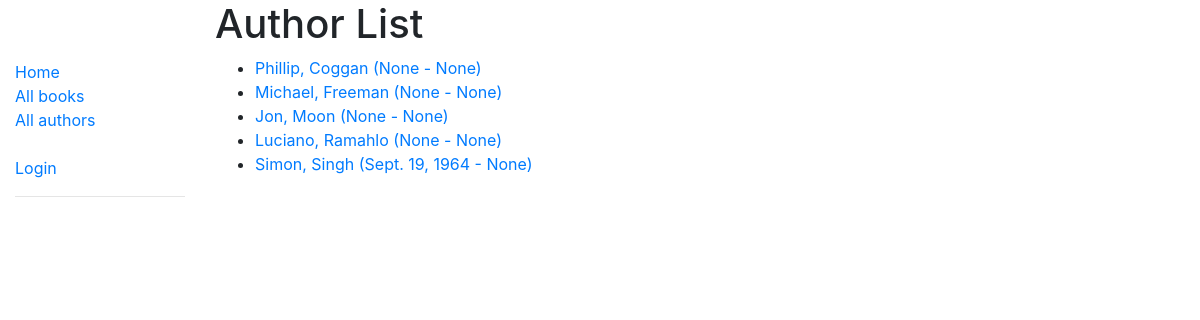
Screenshot of /catalog/authors/ with the database file from the repository.
### catalog/models.py (models this page shows, shortened)
class Author(models.Model):
    first_name = models.CharField(max_length = 100)
    last_name = models.CharField(max_length = 100)
    date_of_birth = models.DateField(null = True, blank = True)
    date_of_death = models.DateField('Died', null = True, blank = True)
    class Meta:
        ordering = ['last_name', 'first_name']
    def get_absolute_url(self):
        return reverse('author-detail', args=[str(self.id)])

### catalog/views.py (the view)
# urls.py: , path("authors/", views.AuthorListView.as_view(), name = "authors")
class AuthorListView(generic.ListView):
    model = Author

### catalog/templates/catalog/author_list.html (shortened to what this page needs)
{% extends "base_generic.html" %}
{% block content %}
  <h1>Author List</h1>
  {% if author_list %}
  <ul>
    {% for author in author_list %}
    <li>
      <a href="{{ author.get_absolute_url }}">{{ author.first_name }}, {{ author.last_name}} ({{author.date_of_birth}} - {{ author.date_of_death }})</a>
    </li>
    {% endfor %}
  </ul>
  {% else %}
    <p>There are no authors in the library </p>
  {% endif %}
{% endblock %}

### rows the page displays
Author: first_name "Phillip", last_name "Coggan", date_of_birth "None", date_of_death "None"
Author: first_name "Michael", last_name "Freeman", date_of_birth "None", date_of_death "None"
Author: first_name "Jon", last_name "Moon", date_of_birth "None", date_of_death "None"
Author: first_name "Luciano", last_name "Ramahlo", date_of_birth "None", date_of_death "None"
Author: first_name "Simon", last_name "Singh", date_of_birth "Sept. 19, 1964", date_of_death "None"
